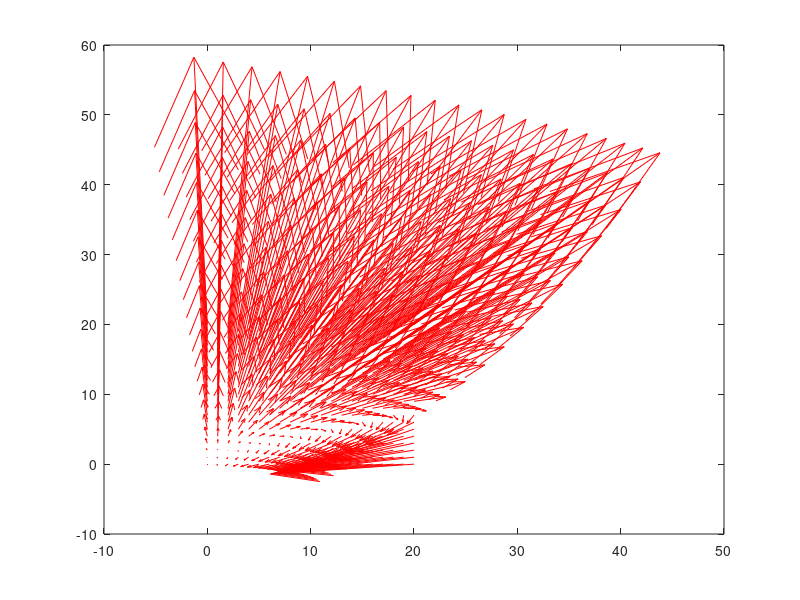

MATLAB code for this plot:



function hom_svf_from_group()

clc
format long

%%% options %%%

maxpix = 20;  % max x and max y domain of the svf
% projective dimension:
d = 3;
scale_factor = 1/maxpix;

% intial codition
x0 = 20; y0 = 1;

% generate h in the Lie group (its logm() must have real entries 
% and h(2,2)=1). This restriction may cause problems...

Q = orth(rand(d));

v = abs(1+randn(1,d));  % diagonal vector
mv = max(v);
v(d) =(10*mv -1*(Q(d, 1:d-1).^2)*(v(1:d-1)'))/(Q(d,d)^2);
H = Q*diag(v)*Q';
H = H/(10*mv);





% TODO: from here. Visualize matrices 
% then do a second version where the SVF is centered.

% centered H:
center = [10, 10]';

den = 1 - H(d, 1:d-1)*center;

A = (H(1:d-1, 1:d-1) + kron(center', H(d, 1:d-1)') ) / den;
B = H(d, 1:d-1) / den;
T = (-H(1:d-1, 1:d-1)*center - (B*center)*center + center) / den;

H_c = ones(d,d);
H_c(1:d-1, 1:d-1) = A;
H_c(d, 1:d-1) = B;
H_c(1:d-1, d) = T;

h = logm(H);
h_c = logm(H_c);

% show matrices:

disp('h = ') 
disp(h)

disp('H = ') 
disp(H)

disp('h_c = ') 
disp(h_c)

disp('H_c = ') 
disp(H_c)

% intial point
p0 = [x0, y0]';  % 5*randn(2,1);

msg = sprintf('svf at the point x,y = %d, %d', x0, y0);
disp(msg)
disp(hom_vel(1, [x0,y0,1]'))

msg = sprintf('displacement at the point x,y = %d, %d', x0, y0);
disp(msg)

% computed solution:
options = odeset('RelTol',1e-4,'AbsTol',[1e-4 1e-4]);
[T,X] = ode45(@hom_vel, [0 1], p0, options);

svf_at_p0 = hom_vel(1,[p0; 1]);

p1 = X(end,:)';

disp('p1 computed with ode45:')
disp(p1)

% analytic solution:
S = expm(h)*[p0; 1];

% disp('Analytic solution in projective coordinates S = expm(h)*[x0; 1]')
% disp(S)

p1_analytic = S(1:2)./S(3);

disp('analytic solution in affine coordinates S[0:2]/S[2] = :')
disp(p1_analytic)

% generate integral curve
times = 0:0.05:1;
num_time_points = size(times, 2);

integral_curve = zeros(3, num_time_points);

for t = 1:num_time_points
    integral_curve(:, t) = expm(times(t) * h) * [x0; y0; 1];
end

% generate SFV
[xx,yy] = meshgrid(0:maxpix,0:maxpix);
svf = hom_vel(0,[xx(:)'; yy(:)']);
svfx = reshape(scale_factor * svf(1,:),maxpix+1,maxpix+1);
svfy = reshape(scale_factor * svf(2,:),maxpix+1,maxpix+1);

% plot
figure(11)
quiver(xx, yy, svfx, svfy, 0, 'r')
hold on
% quiver(x0, y0, ...
%        scale_factor * p1_analytic(1), scale_factor * p1_analytic(2), 'm', 'linewidth', 3);
% plot(integral_curve(1, :), integral_curve(2, :), 'b', 'linewidth', 4)
hold off

format short

    function dx = hom_vel(t,x)
        dx = zeros(size(x));
        dx(1,:) = h(1,1)*x(1,:) + h(1,2)*x(2,:) + h(1,3) - ...
                  x(1,:).*( h(3,1)*x(1,:) + h(3,2)*x(2,:) + h(3,3) );
        dx(2,:) = h(2,1)*x(1,:) + h(2,2)*x(2,:) + h(2,3) - ...
                  x(2,:).*( h(3,1)*x(1,:) + h(3,2)*x(2,:) + h(3,3) );
    end

end